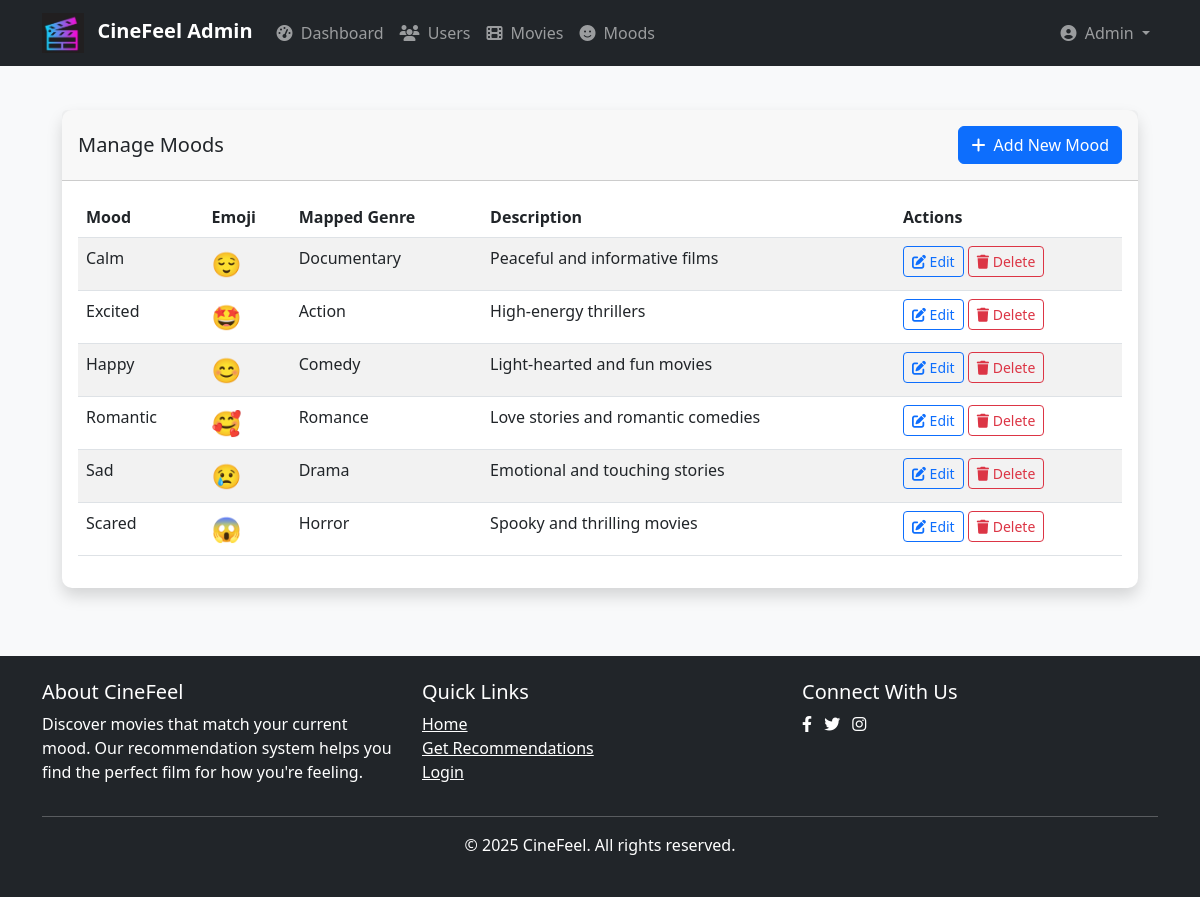
The page /admin/moods.php (signed in) on the database its author committed.
### tables this page shows
CREATE TABLE `moods` (
  `mood_id` int(11) NOT NULL,
  `mood_name` varchar(50) NOT NULL,
  `mapped_genre` varchar(50) NOT NULL,
  `emoji` varchar(10) NOT NULL,
  `description` text DEFAULT NULL
);

### admin/moods.php (the view, shortened to what this page needs)
<?php
require_once '../includes/auth.php';
$moods = $pdo->query("SELECT * FROM moods ORDER BY mood_name")->fetchAll();
require_once '../includes/header.php';
?>
<div class="admin-container">
    <div class="card shadow mb-4">
        <div class="card-header py-3 d-flex justify-content-between align-items-center">
            <h2 class="h5 mb-0">Manage Moods</h2>
            <button class="btn btn-primary" data-bs-toggle="modal" data-bs-target="#addMoodModal">
                <i class="fas fa-plus me-1"></i> Add New Mood
            </button>
        </div>
        <div class="card-body">
            <div class="table-responsive">
                <table class="table table-striped table-hover">
                    <thead>
                        <tr>
                            <th>Mood</th>
                            <th>Emoji</th>
                            <th>Mapped Genre</th>
                            <th>Description</th>
                            <th>Actions</th>
                        </tr>
                    </thead>
                    <tbody>
                        <?php foreach ($moods as $mood): ?>
                        <tr>
                            <td><?php echo htmlspecialchars($mood['mood_name']); ?></td>
                            <td class="fs-4"><?php echo $mood['emoji']; ?></td>
                            <td><?php echo htmlspecialchars($mood['mapped_genre']); ?></td>
                            <td><?php echo htmlspecialchars($mood['description']); ?></td>
                            <td>
                                <button class="btn btn-sm btn-outline-primary edit-mood"
                                        data-mood-id="<?php echo $mood['mood_id']; ?>"
                                        data-mood-name="<?php echo htmlspecialchars($mood['mood_name']); ?>"
                                        data-mapped-genre="<?php echo htmlspecialchars($mood['mapped_genre']); ?>"
                                        data-emoji="<?php echo htmlspecialchars($mood['emoji']); ?>"
                                        data-description="<?php echo htmlspecialchars($mood['description']); ?>">
                                    <i class="fas fa-edit"></i> Edit
                                </button>
                                <form method="POST" class="d-inline">
                                    <button type="submit" name="delete_mood" class="btn btn-sm btn-outline-danger"
                                            onclick="return confirm('Are you sure you want to delete this mood?')">
                                        <i class="fas fa-trash"></i> Delete
                                    </button>
                                </form>
                            </td>
                        </tr>
                        <?php endforeach; ?>
                    </tbody>
                </table>
            </div>
        </div>
    </div>
</div>
<?php require_once '../includes/footer.php'; ?>

### assets/css/style.css (style rules this page uses)
:root { --primary-color: #6c5ce7; --secondary-color: #a29bfe; --dark-color: #2d3436; --light-color: #f5f6fa; --success-color: #00b894; --danger-color: #d63031; --warning-color: #fdcb6e; --info-color: #0984e3; --font-stack: 'Segoe UI', Tahoma, Geneva, Verdana, sans-serif; }
body { font-family: var(--font-stack); background-color: #f8f9fa; color: var(--dark-color); scroll-behavior: smooth; }

### assets/css/admin.css (style rules this page uses)
.admin-container { padding: 20px; }
.card { border: none; border-radius: 10px; box-shadow: 0 4px 6px rgba(0, 0, 0, 0.1); }
.table-responsive { overflow-x: auto; }

### rows shown on the page
moods: mood_name "Calm", emoji "😌", mapped_genre "Documentary", description "Peaceful and informative films"
moods: mood_name "Excited", emoji "🤩", mapped_genre "Action", description "High-energy thrillers"
moods: mood_name "Happy", emoji "😊", mapped_genre "Comedy", description "Light-hearted and fun movies"
moods: mood_name "Romantic", emoji "🥰", mapped_genre "Romance", description "Love stories and romantic comedies"
moods: mood_name "Sad", emoji "😢", mapped_genre "Drama", description "Emotional and touching stories"
moods: mood_name "Scared", emoji "😱", mapped_genre "Horror", description "Spooky and thrilling movies"

### other values the page prints
$_SESSION['name'] "Admin"
